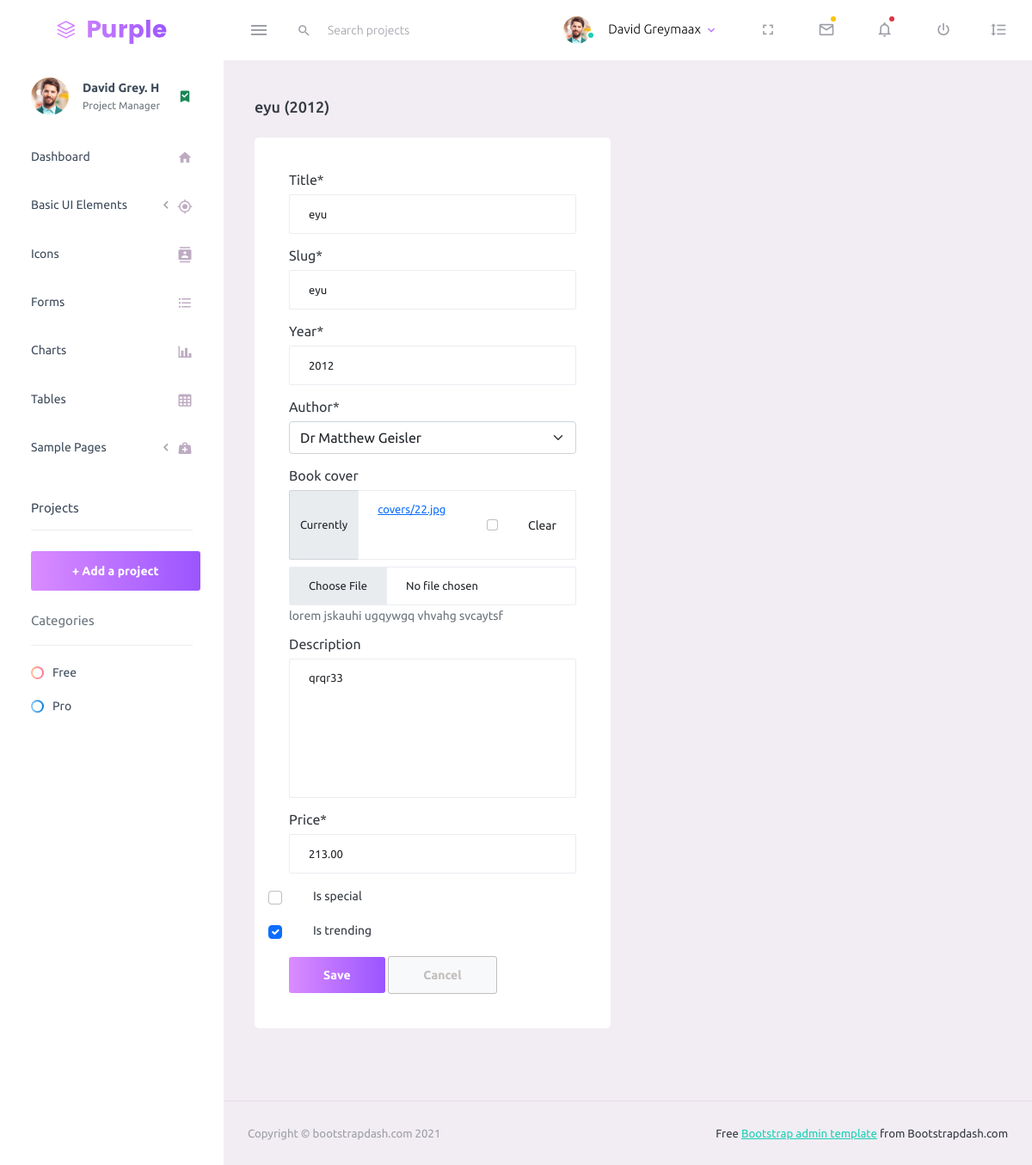
The app's page /book-update/3/ (signed in) with its own data.
### app/models.py (models this page shows, shortened)
class Book(models.Model):
    title = models.CharField(max_length=100)
    slug = models.SlugField(max_length=100, unique=True)
    year = models.IntegerField()
    author = models.ForeignKey(BookAuthor, on_delete=models.CASCADE, related_name="books")
    cover = models.ImageField("Book cover", upload_to="covers/", blank=True ,help_text="lorem jskauhi ugqywgq vhvahg svcaytsf")
    description = models.TextField(blank=True)
    price = models.DecimalField(max_digits=6, decimal_places=2)
    is_special = models.BooleanField(default=False)
    is_trending = models.BooleanField(default=False)
    def __str__(self):
        return f"{self.title} ({self.year})"

### app/views.py (the view, shortened to what this page needs)
# urls.py: path("book-update/<str:pk>/", views.BookUpdate.as_view(), name="bookupdate"),
class BookUpdate(LoginRequiredMixin, UpdateView):
    model =  Book
    template_name = "web/book_update.html"
    fields = '__all__'

### app/models.py (called while the page is built)
    def __str__(self):
        return str(self.name)

### templates/web/book_update.html (shortened to what this page needs)
{% extends 'web/base.html' %}
{% load static i18n crispy_forms_tags %}
{% block content %}
<div class="page-header">
    <h3 class="page-title"> {{object}}</h3>
  </div>
  <div class="row">
    <div class="col-md-6 grid-margin stretch-card">
      <div class="card">
        <div class="card-body">
          <form class="forms-sample" method="post" action="" enctype="multipart/form-data">
            {{form|crispy}}
            <button type="submit" class="btn btn-gradient-primary mr-2">{% trans "Save" %}</button>
            <button type="button" onclick="history.back()" class="btn btn-light btn-outline-secondary">{% trans "Cancel" %}</button>
          </form>
        </div>
      </div>
    </div>
  </div>
{% endblock content %}

### records on screen
Book: title+year "eyu (2012)", title "eyu", slug "eyu", year "2012", author "Dr Matthew Geisler", description "qrqr33", price "213.00", is_trending "☑"
